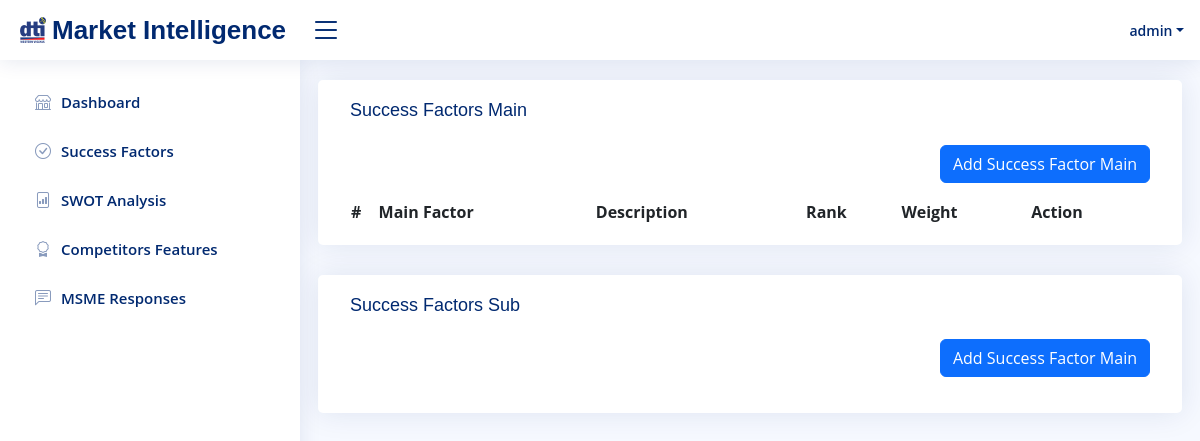
Before: /manage-success-factors.php (signed in) with the older database file.
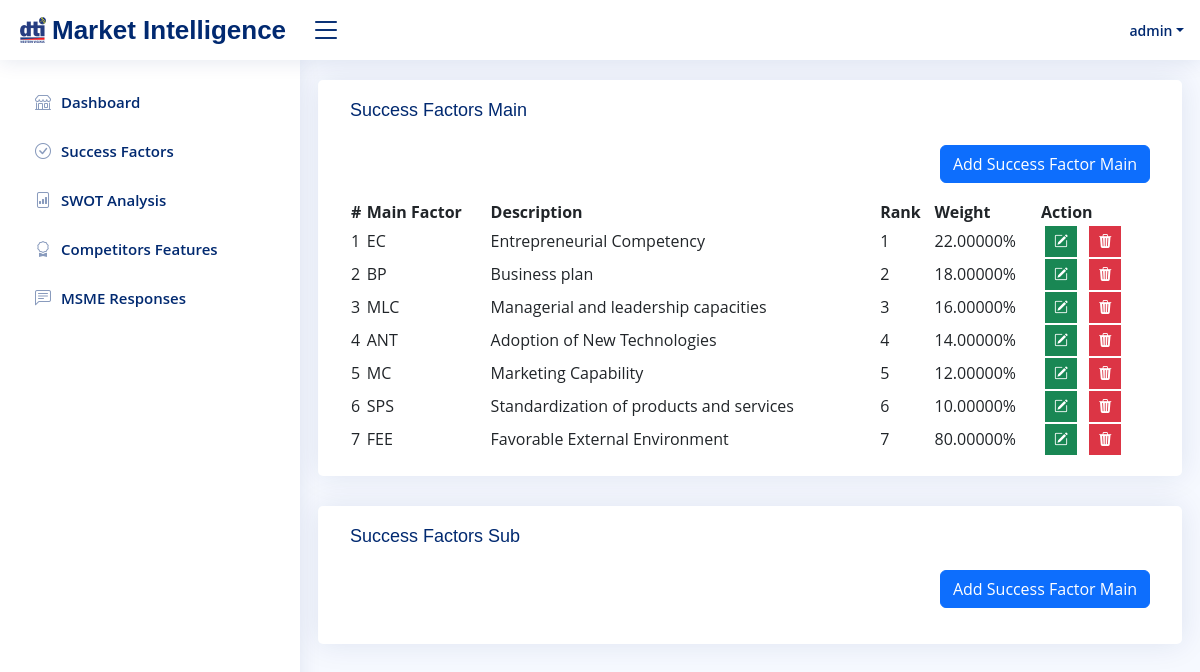
After: the same page with the newer database file.
### tables this page shows
CREATE TABLE `sfmains` (
  `id` int NOT NULL AUTO_INCREMENT,
  `Name` varchar(255) NOT NULL,
  `Description` text NOT NULL,
  `Rank` int NOT NULL,
  `Weight` double(11,5) NOT NULL,
  PRIMARY KEY (`id`)
);

### manage-success-factors.php (the view, shortened to what this page needs)
<?php
$page = "Success Factors";
require_once "components/header.php";
require_once "components/topbar.php";
require_once "components/sidebar.php";
?>
<main id="main" class="main">
    <section class="section">
        <div class="row">
            <div class="card">
                <div class="card-body">
                    <h5 class="card-title"><?= $page ?> Main</h5>
                    <div class="d-flex justify-content-end mb-3">
                        <button type="button" class="btn btn-primary" data-bs-toggle="modal" data-bs-target="#add-sfm-modal"> Add Success Factor Main </button>
                    </div>
                    <div class="table-responsive">
                        <table class="datatable" id="sfmdatatable" style="width: 100%" hidden>
                            <thead>
                                <tr>
                                    <th scope="col">#</th>
                                    <th>Main Factor</th>
                                    <th>Description</th>
                                    <th>Rank</th>
                                    <th>Weight</th>
                                    <th>Action</th>
                                </tr>
                            </thead>
                            <tbody>
                                <?php
                                $query = "SELECT * FROM sfmains";
                                $result = $conn->execute_query($query, []);
                                while ($row = $result->fetch_object()) {
                                ?>
                                    <tr>
                                        <td class="text-nowrap" scope="row"><?= $row->id ?></td>
                                        <td class="text-nowrap"><?= $row->Name ?></td>
                                        <td class="text-nowrap"><?= $row->Description ?></td>
                                        <td class="text-nowrap"><?= $row->Rank ?></td>
                                        <td class="text-nowrap"><?= number_format($row->Weight * 100, 5, '.') ?>%</td>
                                        <td class="text-nowrap">
                                            <button class='editsfm-btn btn btn-success btn-sm rounded-0 mx-1' data-editsfm="<?= $row->id ?>"><i class="bi bi-pencil-square"></i></button>
                                            <button class='delsfm-btn btn btn-danger btn-sm rounded-0 mx-1' data-delsfm="<?= $row->id ?>"><i class="bi bi-trash3-fill"></i></button>
                                        </td>
                                    </tr>
                                <?php
                                }
                                ?>
                            </tbody>
                        </table>
                    </div>
                </div>
            </div>
            <div class="card">
                <div class="card-body">
                    <h5 class="card-title"><?= $page ?> Sub</h5>
                    <div class="d-flex justify-content-end mb-3">
                        <button type="button" class="btn btn-primary" data-bs-toggle="modal" data-bs-target="#add-sfs-modal"> Add Success Factor Main </button>
                    </div>
                </div>
            </div>
        </div>
    </section>
</main>
<?php
require_once "components/footer.php";
?>

Changed rows visible on the page:
added sfmains: id "1", Name "EC", Description "Entrepreneurial Competency", Rank "1", $row->Weight*100 "22.00000"
added sfmains: id "2", Name "BP", Description "Business plan", Rank "2", $row->Weight*100 "18.00000"
added sfmains: id "3", Name "MLC", Description "Managerial and leadership capacities", Rank "3", $row->Weight*100 "16.00000"
added sfmains: id "4", Name "ANT", Description "Adoption of New Technologies", Rank "4", $row->Weight*100 "14.00000"
added sfmains: id "5", Name "MC", Description "Marketing Capability", Rank "5", $row->Weight*100 "12.00000"
added sfmains: id "6", Name "SPS", Description "Standardization of products and services", Rank "6", $row->Weight*100 "10.00000"
added sfmains: id "7", Name "FEE", Description "Favorable External Environment", Rank "7", $row->Weight*100 "80.00000"
